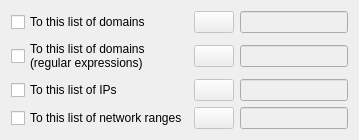
     <widget class="QWidget" name="tabWidgetPage3">
      <attribute name="icon">
       <iconset theme="document-properties">
        <normaloff>../../../../../../.designer/backup</normaloff>../../../../../../.designer/backup</iconset>
      </attribute>
      <attribute name="title">
       <string>List of domains/IPs</string>
      </attribute>
      <layout class="QGridLayout" name="gridLayout_5">
       <item row="3" column="0">
        <widget class="QCheckBox" name="dstListNetsCheck">
         <property name="text">
          <string>To this list of network ranges</string>
         </property>
        </widget>
       </item>
       <item row="2" column="0">
        <widget class="QCheckBox" name="dstListIPsCheck">
         <property name="text">
          <string>To this list of IPs</string>
         </property>
        </widget>
       </item>
       <item row="2" column="1">
        <layout class="QHBoxLayout" name="horizontalLayout_7">
         <item>
          <widget class="QPushButton" name="selectIPsListButton">
           <property name="enabled">
            <bool>false</bool>
           </property>
           <property name="text">
            <string/>
           </property>
           <property name="icon">
            <iconset theme="system-search">
             <normaloff>../../../../../../.designer/backup</normaloff>../../../../../../.designer/backup</iconset>
           </property>
          </widget>
         </item>
         <item>
          <widget class="QLineEdit" name="dstListIPsLine">
           <property name="enabled">
            <bool>false</bool>
           </property>
           <property name="toolTip">
            <string>&lt;html&gt;&lt;head/&gt;&lt;body&gt;&lt;p&gt;Select a directory with files containing list of IPs to block or allow:&lt;/p&gt;&lt;p&gt;1.2.3.4.5&lt;/p&gt;&lt;p&gt;1.2.3.4.6&lt;/p&gt;&lt;p&gt;.&lt;/p&gt;&lt;p&gt;etc.&lt;/p&gt;&lt;p&gt;One IP per line. Empty lines or started with # are ignored.&lt;/p&gt;&lt;/body&gt;&lt;/html&gt;</string>
           </property>
          </widget>
         </item>
        </layout>
       </item>
       <item row="0" column="0">
        <widget class="QCheckBox" name="dstListsCheck">
         <property name="text">
          <string>To this list of domains</string>
         </property>
        </widget>
       </item>
       <item row="3" column="1">
        <layout class="QHBoxLayout" name="horizontalLayout_9">
         <item>
          <widget class="QPushButton" name="selectNetsListButton">
           <property name="enabled">
            <bool>false</bool>
           </property>
           <property name="text">
            <string/>
           </property>
           <property name="icon">
            <iconset theme="system-search">
             <normaloff>../../../../../../.designer/backup</normaloff>../../../../../../.designer/backup</iconset>
           </property>
          </widget>
         </item>
         <item>
          <widget class="QLineEdit" name="dstListNetsLine">
           <property name="enabled">
            <bool>false</bool>
           </property>
           <property name="toolTip">
            <string>&lt;html&gt;&lt;head/&gt;&lt;body&gt;&lt;p&gt;Select a directory with files containing list of network ranges to block or allow:&lt;/p&gt;&lt;p&gt;1.2.3.0/24&lt;/p&gt;&lt;p&gt;80.34.56.0/20&lt;/p&gt;&lt;p&gt;.&lt;/p&gt;&lt;p&gt;etc.&lt;br/&gt;&lt;/p&gt;&lt;p&gt;One Network Range per line. Empty lines or started with # are ignored.&lt;/p&gt;&lt;/body&gt;&lt;/html&gt;</string>
           </property>
          </widget>
         </item>
        </layout>
       </item>
       <item row="0" column="1">
        <layout class="QHBoxLayout" name="horizontalLayout_6">
         <item>
          <widget class="QPushButton" name="selectListButton">
           <property name="enabled">
            <bool>false</bool>
           </property>
           <property name="text">
            <string/>
           </property>
           <property name="icon">
            <iconset theme="system-search">
             <normaloff>../../../../../../.designer/backup</normaloff>../../../../../../.designer/backup</iconset>
           </property>
          </widget>
         </item>
         <item>
          <widget class="QLineEdit" name="dstListsLine">
           <property name="enabled">
            <bool>false</bool>
           </property>
           <property name="toolTip">
            <string>&lt;html&gt;&lt;head/&gt;&lt;body&gt;&lt;p&gt;Select a directory with lists of domains to block or allow.&lt;/p&gt;&lt;p&gt;Put inside that directory files with any extension containing lists of domains.&lt;/p&gt;&lt;p&gt;&lt;br/&gt;The format of each entry of a list is as follow (hosts format):&lt;/p&gt;&lt;p&gt;127.0.0.1 www.domain.com&lt;/p&gt;&lt;p&gt;or &lt;/p&gt;&lt;p&gt;0.0.0.0 www.domain.com&lt;/p&gt;&lt;p&gt;Empty lines or started with # are ignored.&lt;/p&gt;&lt;/body&gt;&lt;/html&gt;</string>
           </property>
          </widget>
         </item>
        </layout>
       </item>
       <item row="1" column="0">
        <widget class="QCheckBox" name="dstListRegexpCheck">
         <property name="sizePolicy">
          <sizepolicy hsizetype="Maximum" vsizetype="Fixed">
           <horstretch>0</horstretch>
           <verstretch>0</verstretch>
          </sizepolicy>
         </property>
         <property name="text">
          <string>To this list of domains
(regular expressions)</string>
         </property>
        </widget>
       </item>
       <item row="1" column="1">
        <layout class="QHBoxLayout" name="horizontalLayout_10">
         <item>
          <widget class="QPushButton" name="selectListRegexpButton">
           <property name="enabled">
            <bool>false</bool>
           </property>
           <property name="text">
            <string/>
           </property>
           <property name="icon">
            <iconset theme="system-search">
             <normaloff>../../../../../../.designer/backup</normaloff>../../../../../../.designer/backup</iconset>
           </property>
          </widget>
         </item>
         <item>
          <widget class="QLineEdit" name="dstRegexpListsLine">
           <property name="enabled">
            <bool>false</bool>
           </property>
           <property name="toolTip">
            <string>&lt;html&gt;&lt;head/&gt;&lt;body&gt;&lt;p&gt;Select a directory with files containing regular expressions of domains to block or allow:&lt;/p&gt;&lt;p&gt;.*\.example\.com&lt;/p&gt;&lt;p&gt;You can also use a domain as is: &amp;quot;example.com&amp;quot; , and it'll match whatever.example.com, whatever.example.com.localdomain, etc.&lt;/p&gt;&lt;p&gt;One domain per line. Empty lines or started with # are ignored.&lt;/p&gt;&lt;/body&gt;&lt;/html&gt;</string>
           </property>
          </widget>
         </item>
        </layout>
       </item>
      </layout>
     </widget>
